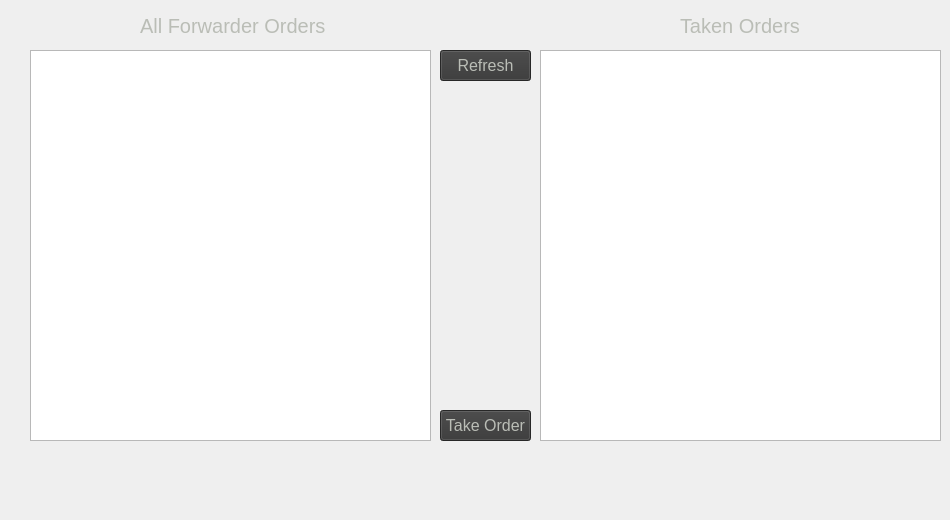
     <widget class="QWidget" name="tbFOrders_4">
      <attribute name="title">
       <string>Orders</string>
      </attribute>
      <widget class="QLabel" name="label_55">
       <property name="geometry">
        <rect>
         <x>140</x>
         <y>10</y>
         <width>191</width>
         <height>31</height>
        </rect>
       </property>
       <property name="styleSheet">
        <string notr="true">color: rgb(186, 189, 182); 
font-size: 20px</string>
       </property>
       <property name="text">
        <string>All Forwarder Orders</string>
       </property>
      </widget>
      <widget class="QListWidget" name="lwCOOrders">
       <property name="geometry">
        <rect>
         <x>30</x>
         <y>50</y>
         <width>401</width>
         <height>391</height>
        </rect>
       </property>
       <property name="styleSheet">
        <string notr="true">color: rgb(186, 189, 182); 
font-size: 18px</string>
       </property>
      </widget>
      <widget class="QLabel" name="lblCOOrderInfo">
       <property name="geometry">
        <rect>
         <x>30</x>
         <y>450</y>
         <width>401</width>
         <height>61</height>
        </rect>
       </property>
       <property name="styleSheet">
        <string notr="true">color: rgb(186, 189, 182); 
font-size: 16px</string>
       </property>
       <property name="text">
        <string/>
       </property>
       <property name="alignment">
        <set>Qt::AlignCenter</set>
       </property>
       <property name="wordWrap">
        <bool>true</bool>
       </property>
      </widget>
      <widget class="QPushButton" name="btnCOOrdersRefresh">
       <property name="geometry">
        <rect>
         <x>440</x>
         <y>50</y>
         <width>91</width>
         <height>31</height>
        </rect>
       </property>
       <property name="styleSheet">
        <string notr="true">background-color: rgb(54, 54, 54);
font: 16px;
color: rgb(186, 189, 182);</string>
       </property>
       <property name="text">
        <string>Refresh</string>
       </property>
      </widget>
      <widget class="QPushButton" name="btnCOOrdersTakeOrder">
       <property name="geometry">
        <rect>
         <x>440</x>
         <y>410</y>
         <width>91</width>
         <height>31</height>
        </rect>
       </property>
       <property name="styleSheet">
        <string notr="true">background-color: rgb(54, 54, 54);
font: 16px;
color: rgb(186, 189, 182);</string>
       </property>
       <property name="text">
        <string>Take Order</string>
       </property>
      </widget>
      <widget class="QListWidget" name="lwCOTakenOrders">
       <property name="geometry">
        <rect>
         <x>540</x>
         <y>50</y>
         <width>401</width>
         <height>391</height>
        </rect>
       </property>
       <property name="styleSheet">
        <string notr="true">color: rgb(186, 189, 182); 
font-size: 18px</string>
       </property>
      </widget>
      <widget class="QLabel" name="lblCOTakenOrderInfo">
       <property name="geometry">
        <rect>
         <x>540</x>
         <y>450</y>
         <width>401</width>
         <height>61</height>
        </rect>
       </property>
       <property name="styleSheet">
        <string notr="true">color: rgb(186, 189, 182); 
font-size: 16px</string>
       </property>
       <property name="text">
        <string/>
       </property>
       <property name="alignment">
        <set>Qt::AlignCenter</set>
       </property>
       <property name="wordWrap">
        <bool>true</bool>
       </property>
      </widget>
      <widget class="QLabel" name="label_47">
       <property name="geometry">
        <rect>
         <x>680</x>
         <y>10</y>
         <width>141</width>
         <height>31</height>
        </rect>
       </property>
       <property name="styleSheet">
        <string notr="true">color: rgb(186, 189, 182); 
font-size: 20px</string>
       </property>
       <property name="text">
        <string>Taken Orders</string>
       </property>
      </widget>
     </widget>
